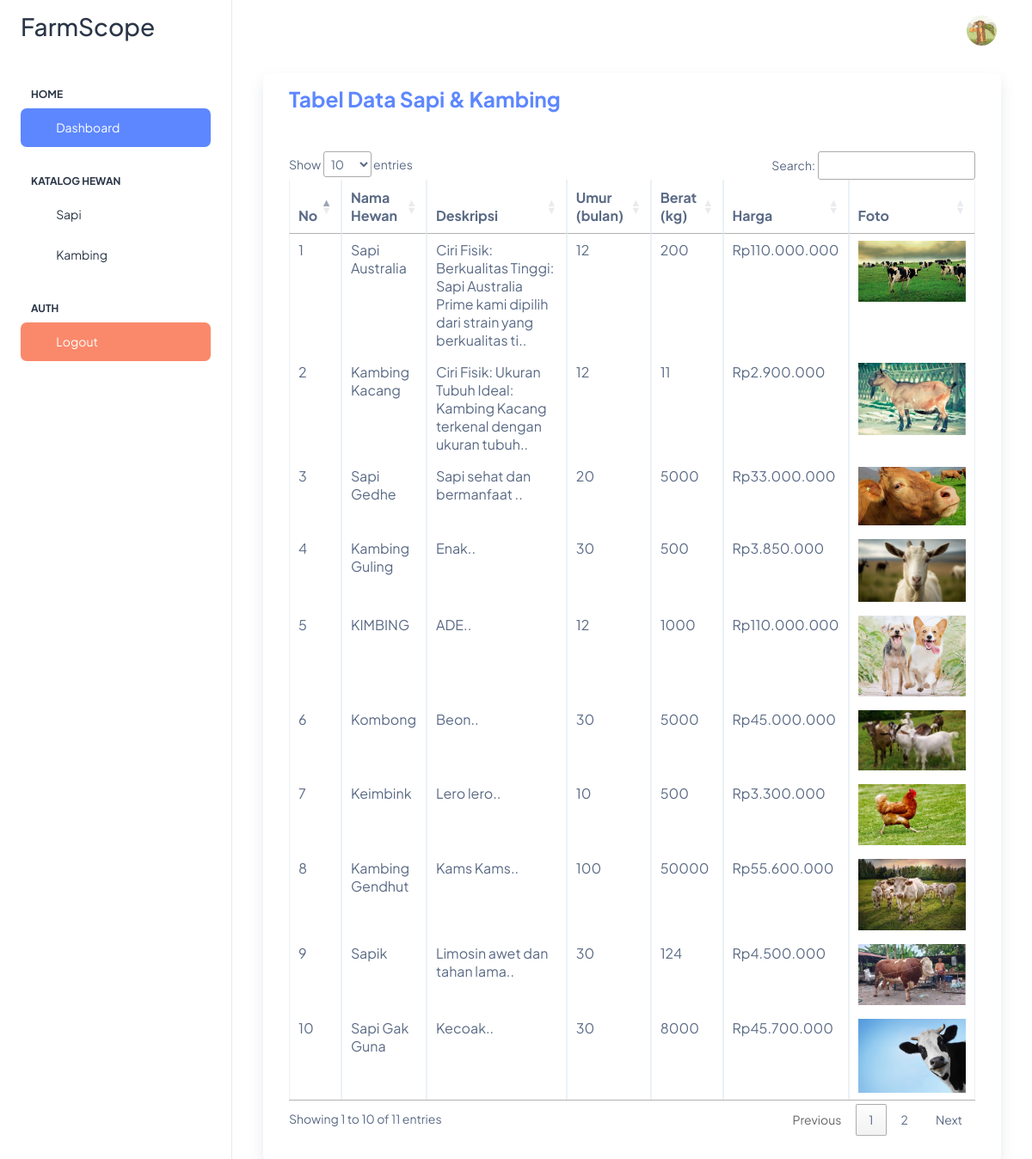
Screenshot of /Admin_Peternak/src/php/index.php (signed in) with the database file from the repository.
### tables this page shows
CREATE TABLE `user` (
  `id_user` int(11) NOT NULL,
  `email` varchar(60) NOT NULL,
  `username` varchar(25) NOT NULL,
  `password` varchar(50) NOT NULL,
  `status` varchar(20) NOT NULL DEFAULT 'aktif',
  `level` varchar(10) NOT NULL DEFAULT 'peternak',
  `nohp` varchar(25) DEFAULT NULL,
  `alamat` varchar(50) DEFAULT NULL,
  `latitude` varchar(255) DEFAULT NULL,
  `longitude` varchar(255) DEFAULT NULL,
  `foto_profil` varchar(30) NOT NULL
);

CREATE TABLE `katalog_produk` (
  `id_produk` int(11) NOT NULL,
  `id_user` int(11) NOT NULL,
  `nama_produk` varchar(50) NOT NULL,
  `jenis` varchar(10) NOT NULL,
  `deskripsi` text NOT NULL,
  `umur` varchar(50) NOT NULL,
  `berat` varchar(50) NOT NULL,
  `harga` varchar(15) NOT NULL,
  `foto` varchar(20) NOT NULL
);

### Admin_Peternak/src/php/index.php (the view, shortened to what this page needs)
<!doctype html>
<html lang="en">
<head>
  <link rel="stylesheet" href="../assets/css/styles.min.css" />
  <link rel="stylesheet" type="text/css" href="https://cdn.datatables.net/1.11.5/css/jquery.dataTables.css">
</head>
<body>
  <div class="page-wrapper" id="main-wrapper" data-layout="vertical" data-navbarbg="skin6" data-sidebartype="full"
    data-sidebar-position="fixed" data-header-position="fixed">
    <aside class="left-sidebar">
      <div>
        <div class="brand-logo d-flex align-items-center justify-content-between">
          <a href="index.php" class="text-nowrap logo-img">
            <h2>FarmScope</h2>
          </a>
        </div>
        <nav class="sidebar-nav scroll-sidebar" data-simplebar="">
          <ul id="sidebarnav">
            <li class="nav-small-cap">
              <span class="hide-menu">Home</span>
            </li>
            <li class="sidebar-item">
              <a class="sidebar-link" href="index.php" aria-expanded="false">
                <span>
                  <i class="ti ti-layout-dashboard"></i>
                </span>
                <span class="hide-menu">Dashboard</span>
              </a>
            </li>
            <li class="nav-small-cap">
              <span class="hide-menu">Katalog Hewan</span>
            </li>
            <li class="sidebar-item">
              <a class="sidebar-link" href="sapi.php" aria-expanded="false">
                <span>
                  <i class="ti ti-home"></i>
                </span>
                <span class="hide-menu">Sapi</span>
              </a>
            </li>
            <li class="sidebar-item">
              <a class="sidebar-link" href="kambing.php" aria-expanded="false">
                <span>
                  <i class="ti ti-home"></i>
                </span>
                <span class="hide-menu">Kambing</span>
              </a>
            </li>
            <li class="nav-small-cap">
              <span class="hide-menu">AUTH</span>
            </li>
            <li class="sidebar-item">
              <a class="sidebar-link bg-danger" href="logout.php" aria-expanded="false">
                <span>
                  <i class="ti ti-logout text-white"></i>
                </span>
                <span class="hide-menu text-white">Logout</span>
              </a>
            </li>
          </ul>
        </nav>
      </div>
    </aside>
    <div class="body-wrapper">
      <header class="app-header">
        <nav class="navbar navbar-expand-lg navbar-light">
          <div class="navbar-collapse justify-content-end px-0" id="navbarNav">
            <ul class="navbar-nav flex-row ms-auto align-items-center justify-content-end">
              <li class="nav-item dropdown">
                <?php
                $id_user = $_SESSION['id_user'];
                include("servernya/tes_koneksi.php");
                    $select = mysqli_query($conn, "SELECT * FROM `user` WHERE id_user = '$id_user'") or die('query failed');
                    if (mysqli_num_rows($select) > 0) {
                        $fetch = mysqli_fetch_assoc($select);
                        $fotoPath = '../assets/images/profile/' . $fetch['foto_profil'];
                    }
                            ?>
                <a class="nav-link nav-icon-hover" href="javascript:void(0)" id="drop2" data-bs-toggle="dropdown"
                  aria-expanded="false">
                  <img src="<?= $fotoPath ?>" alt="" width="35" height="35" class="rounded-circle">
                </a>
              </li>
            </ul>
          </div>
        </nav>
      </header>
      <div class="container-fluid">
        <div class="container-fluid">
          <div class="card shadow mb-4">
            <div class="card-body py-3">
              <h3 class="m-0 font-weight-bold text-primary"><b>Tabel Data Sapi & Kambing</b></h3>
            </div>
            <div class="card-body">
              <div class="table-responsive">
                <table class="table table-bordered" id="dataTable" width="100%" cellspacing="0">
                  <thead>
                    <tr>
                      <th>No</th>
                      <th>Nama Hewan</th>
                      <th>Deskripsi</th>
                      <th>Umur (bulan)</th>
                      <th>Berat (kg)</th>
                      <th>Harga</th>
                      <th>Foto</th>
                    </tr>
                  </thead>
                  <tbody>
                    <?php
                    include 'servernya/tes_koneksi.php';
                      if (isset($_SESSION['id_user'])) {
                          $id_user = $_SESSION['id_user'];
                          $sql = "SELECT *
                                  FROM katalog_produk as k
                                  WHERE k.id_user = $id_user";
                          $result = $conn->query($sql);
                          if ($result->num_rows > 0) {
                            $nomor = 1;
                              while ($row = $result->fetch_assoc()) {
                              ?>
                        <tr>
                          <td> <?php echo $nomor ?> </td>
                          <td> <?php echo $row['nama_produk']; ?> </td>
                          <td> <?php echo substr($row['deskripsi'], 0, 100); ?>.. </td>
                          <td> <?php echo $row['umur']; ?> </td>
                          <td> <?php echo $row['berat']; ?> </td>
                          <td> <?php echo "Rp" . number_format($row["harga"], 0, ",", "."); ?> </td>
                          <td> <img src="../assets/images/upload/<?php echo $row["foto"]; ?>" alt="<?php echo $row["nama_produk"]; ?>" class="img-fluid"> </td>
                        </tr>
                        <?php $nomor++ ?>
                        <?php
                            }
                          } else {
                              echo "Tidak ada data sapi yang tersedia.";
                          }
                      } else {
                          echo "User not logged in.";
                      }
                    ?>
                  </tbody>
                </table>
              </div>
            </div>
          </div>
        </div>
      </div>
    </div>
  </div>
</body>
</html>

### rows the page displays
user: foto_profil (picture)
katalog_produk: nama_produk "Sapi Australia", deskripsi "Ciri Fisik: Berkualitas Tinggi: Sapi Australia Prime kami dipilih dari strain yang berkualitas ti", umur "12", berat "200", harga "110.000.000", foto (picture)
katalog_produk: nama_produk "Kambing Kacang", deskripsi "Ciri Fisik: Ukuran Tubuh Ideal: Kambing Kacang terkenal dengan ukuran tubuh", umur "12", berat "11", harga "2.900.000", foto (picture)
katalog_produk: nama_produk "Sapi Gedhe", deskripsi "Sapi sehat dan bermanfaat", umur "20", berat "5000", harga "33.000.000", foto (picture)
katalog_produk: nama_produk "Kambing Guling", deskripsi "Enak", umur "30", berat "500", harga "3.850.000", foto (picture)
katalog_produk: nama_produk "KIMBING", deskripsi "ADE", umur "12", berat "1000", harga "110.000.000", foto (picture)
katalog_produk: nama_produk "Kombong", deskripsi "Beon", umur "30", berat "5000", harga "45.000.000", foto (picture)
katalog_produk: nama_produk "Keimbink", deskripsi "Lero lero", umur "10", berat "500", harga "3.300.000", foto (picture)
katalog_produk: nama_produk "Kambing Gendhut", deskripsi "Kams Kams", umur "100", berat "50000", harga "55.600.000", foto (picture)
katalog_produk: nama_produk "Sapik", deskripsi "Limosin awet dan tahan lama", umur "30", berat "124", harga "4.500.000", foto (picture)
katalog_produk: nama_produk "Sapi Gak Guna", deskripsi "Kecoak", umur "30", berat "8000", harga "45.700.000", foto (picture)
